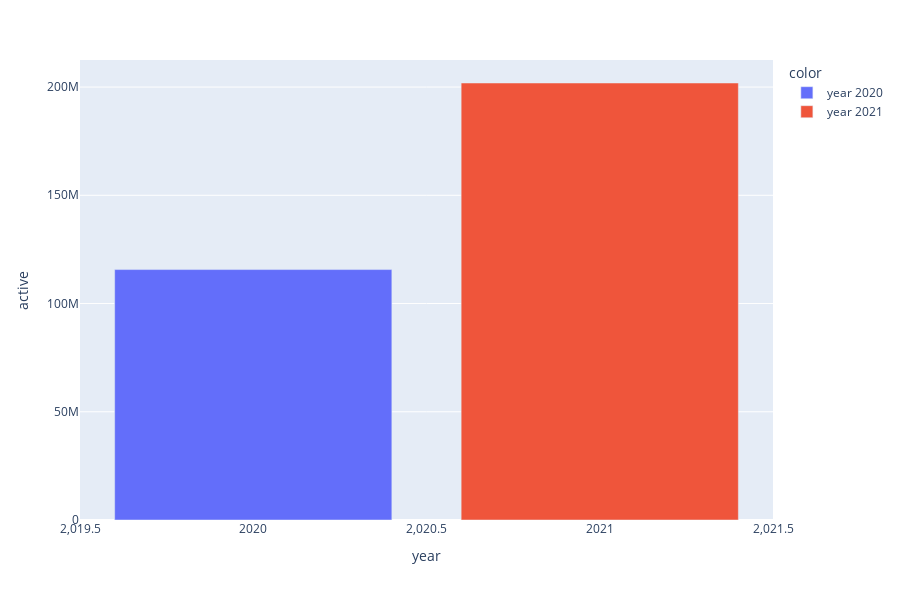

Source (notebook cell):
### Markdown cell above
### From above report we know that the maximum death cases are in 2021 than 2020 (India)

### Code cell
px.bar(x='year',y='active',data_frame=yearwise,color=['year 2020','year 2021'],height=600)

### Figure 1 — Plotly figure (JSON) as saved in the notebook; plotly's stock layout.template omitted (floating-point values rounded to 4 significant figures)
{"data": [{"alignmentgroup": "True", "hovertemplate": "color=year 2020<br>year=%{x}<br>active=%{y}<extra></extra>", "legendgroup": "year 2020", "marker": {"color": "#636efa", "pattern": {"shape": ""}}, "name": "year 2020", "offsetgroup": "year 2020", "orientation": "v", "showlegend": true, "textposition": "auto", "type": "bar", "x": [2020], "xaxis": "x", "y": [115686078], "yaxis": "y"}, {"alignmentgroup": "True", "hovertemplate": "color=year 2021<br>year=%{x}<br>active=%{y}<extra></extra>", "legendgroup": "year 2021", "marker": {"color": "#EF553B", "pattern": {"shape": ""}}, "name": "year 2021", "offsetgroup": "year 2021", "orientation": "v", "showlegend": true, "textposition": "auto", "type": "bar", "x": [2021], "xaxis": "x", "y": [201871860], "yaxis": "y"}], "layout": {"barmode": "relative", "height": 600, "legend": {"title": {"text": "color"}, "tracegroupgap": 0}, "margin": {"t": 60}, "xaxis": {"anchor": "y", "domain": [0, 1], "title": {"text": "year"}}, "yaxis": {"anchor": "x", "domain": [0, 1], "title": {"text": "active"}}}}
